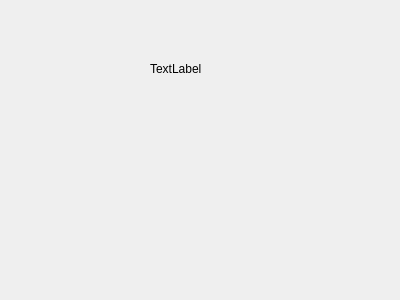
<?xml version="1.0" encoding="UTF-8"?>
<ui version="4.0">
 <class>Dialog</class>
 <widget class="QDialog" name="Dialog">
  <property name="geometry">
   <rect>
    <x>0</x>
    <y>0</y>
    <width>400</width>
    <height>300</height>
   </rect>
  </property>
  <property name="windowTitle">
   <string>Dialog</string>
  </property>
  <widget class="QLabel" name="label">
   <property name="geometry">
    <rect>
     <x>150</x>
     <y>60</y>
     <width>64</width>
     <height>17</height>
    </rect>
   </property>
   <property name="text">
    <string>TextLabel</string>
   </property>
  </widget>
 </widget>
 <resources/>
 <connections/>
</ui>
